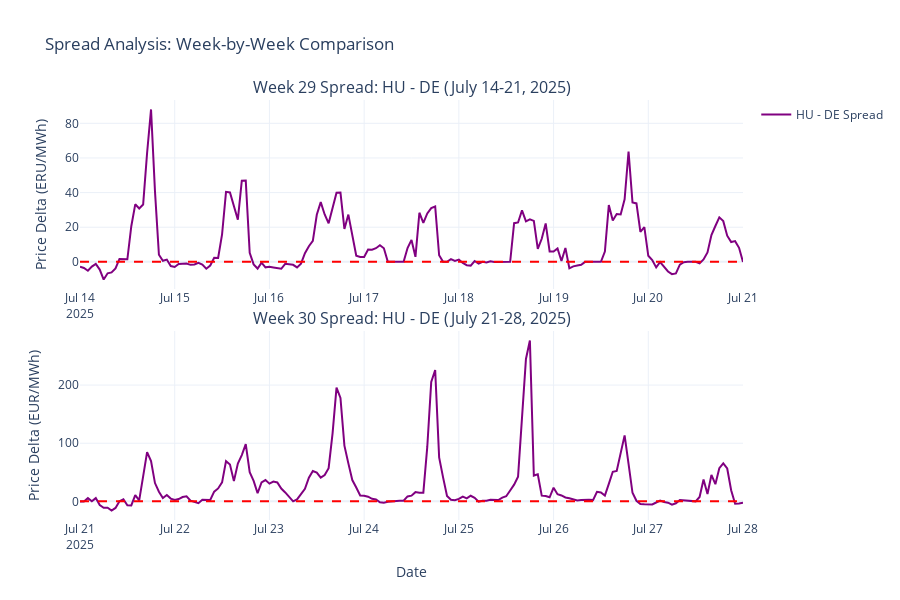

Notebook source saved alongside this figure:
### Code cell
fig_spread = make_subplots(
    rows=2, cols=1,
    subplot_titles=("Week 29 Spread: HU - DE (July 14-21, 2025)", "Week 30 Spread: HU - DE (July 21-28, 2025)"),
    vertical_spacing=0.1,
    shared_xaxes=False
)

fig_spread.add_scatter(x=week_29_data.index, y=week_29_data['Price_Delta_HU_DE'], 
                      name='HU - DE Spread', line=dict(color='purple'), row=1, col=1)

fig_spread.add_scatter(x=week_30_data.index, y=week_30_data['Price_Delta_HU_DE'], 
                      name='HU - DE Spread', line=dict(color='purple'), 
                      showlegend=False, row=2, col=1)

fig_spread.add_hline(y=0, line_dash="dash", line_color="red", row=1, col=1)
fig_spread.add_hline(y=0, line_dash="dash", line_color="red", row=2, col=1)

fig_spread.update_layout(
    title="Spread Analysis: Week-by-Week Comparison",
    height=600,
    template='plotly_white'
)

fig_spread.update_yaxes(title_text="Price Delta (ERU/MWh)", row=1, col=1)
fig_spread.update_yaxes(title_text="Price Delta (EUR/MWh)", row=2, col=1)

fig_spread.update_xaxes(title_text="Date", row=2, col=1)

fig_spread.show()

### Figure 1 — Plotly figure (JSON) as saved in the notebook; plotly's stock layout.template omitted (floating-point values rounded to 4 significant figures; data arrays with more than 128 entries replaced by an {"elided": "..."} marker saying what was removed)
{"data": [{"line": {"color": "purple"}, "name": "HU - DE Spread", "type": "scatter", "x": {"elided": "169 str values"}, "xaxis": "x", "y": {"elided": "169 float values"}, "yaxis": "y"}, {"line": {"color": "purple"}, "name": "HU - DE Spread", "showlegend": false, "type": "scatter", "x": {"elided": "169 str values"}, "xaxis": "x2", "y": {"elided": "169 float values"}, "yaxis": "y2"}], "layout": {"annotations": [{"font": {"size": 16}, "showarrow": false, "text": "Week 29 Spread: HU - DE (July 14-21, 2025)", "x": 0.5, "xanchor": "center", "xref": "paper", "y": 1, "yanchor": "bottom", "yref": "paper"}, {"font": {"size": 16}, "showarrow": false, "text": "Week 30 Spread: HU - DE (July 21-28, 2025)", "x": 0.5, "xanchor": "center", "xref": "paper", "y": 0.45, "yanchor": "bottom", "yref": "paper"}], "height": 600, "shapes": [{"line": {"color": "red", "dash": "dash"}, "type": "line", "x0": 0, "x1": 1, "xref": "x domain", "y0": 0, "y1": 0, "yref": "y"}, {"line": {"color": "red", "dash": "dash"}, "type": "line", "x0": 0, "x1": 1, "xref": "x2 domain", "y0": 0, "y1": 0, "yref": "y2"}], "title": {"text": "Spread Analysis: Week-by-Week Comparison"}, "xaxis": {"anchor": "y", "domain": [0, 1]}, "xaxis2": {"anchor": "y2", "domain": [0, 1], "title": {"text": "Date"}}, "yaxis": {"anchor": "x", "domain": [0.55, 1], "title": {"text": "Price Delta (ERU/MWh)"}}, "yaxis2": {"anchor": "x2", "domain": [0, 0.45], "title": {"text": "Price Delta (EUR/MWh)"}}}}
